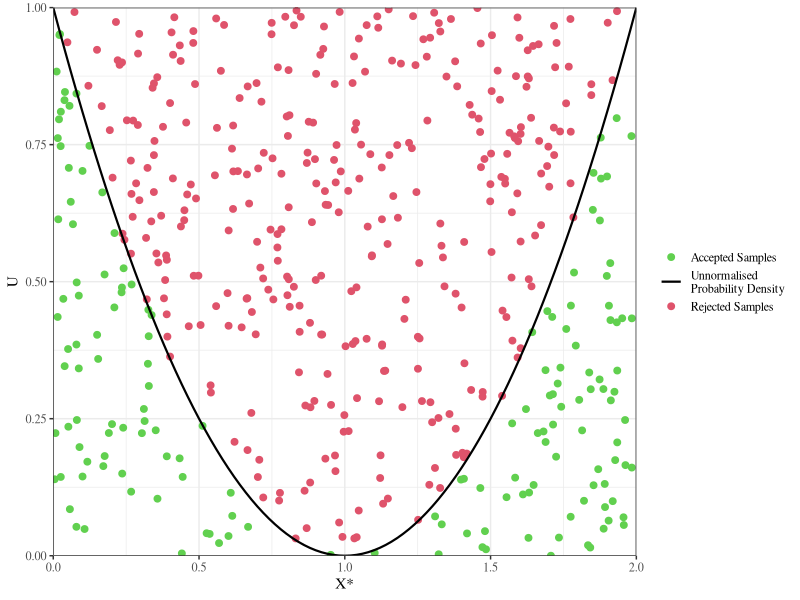

This figure's R source: (Note: this script raises an error after producing the figure.)
rm(list = ls())

library(tidyverse)

samples = 500

set.seed(31097409)

my_tbl = tibble(x = runif(samples, 0, 2), y =  runif(samples, 0, 1)) %>%
  mutate(
    Colour = if_else(y < (x - 1)^2, "Accept", "Reject")
  )

table(my_tbl$Colour)

accept_rej_plot <- ggplot(my_tbl, aes(x, y, color = Colour)) +
  geom_point(size = 2) +
  theme_bw(base_family = "serif") +
  scale_x_continuous(expand = expansion(0), limits = c(0, 2)) +
  scale_y_continuous(expand = expansion(0), limits = c(0, 1)) +
  geom_function(aes(colour = "g(x) = (x - 1)^2"), fun = ~(.x - 1)^2, linewidth = 0.75) +
  scale_color_manual(name = NULL, values = c("3", "1", "2"), labels = c("Accepted Samples", "Unnormalised\nProbability Density", "Rejected Samples"))+
  xlab("X*") +
  ylab("U")

accept_rej_plot

ggsave("write_up/images/accept_reject.pdf", accept_rej_plot, width = 5.5, height = 3)
